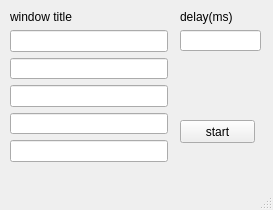
<?xml version="1.0" encoding="UTF-8"?>
<ui version="4.0">
 <class>MainWindow</class>
 <widget class="QMainWindow" name="MainWindow">
  <property name="geometry">
   <rect>
    <x>0</x>
    <y>0</y>
    <width>273</width>
    <height>210</height>
   </rect>
  </property>
  <property name="windowTitle">
   <string>auto treo quang</string>
  </property>
  <widget class="QWidget" name="centralwidget">
   <widget class="QWidget" name="verticalLayoutWidget_2">
    <property name="geometry">
     <rect>
      <x>180</x>
      <y>10</y>
      <width>81</width>
      <height>41</height>
     </rect>
    </property>
    <layout class="QVBoxLayout" name="verticalLayout_2">
     <item>
      <widget class="QLabel" name="label_2">
       <property name="text">
        <string>delay(ms)</string>
       </property>
      </widget>
     </item>
     <item>
      <widget class="QLineEdit" name="delayLine"/>
     </item>
    </layout>
   </widget>
   <widget class="QWidget" name="verticalLayoutWidget">
    <property name="geometry">
     <rect>
      <x>10</x>
      <y>10</y>
      <width>158</width>
      <height>152</height>
     </rect>
    </property>
    <layout class="QVBoxLayout" name="verticalLayout">
     <item>
      <widget class="QLabel" name="label">
       <property name="text">
        <string>window title</string>
       </property>
      </widget>
     </item>
     <item>
      <widget class="QLineEdit" name="lineEdit1"/>
     </item>
     <item>
      <widget class="QLineEdit" name="lineEdit2"/>
     </item>
     <item>
      <widget class="QLineEdit" name="lineEdit3"/>
     </item>
     <item>
      <widget class="QLineEdit" name="lineEdit4"/>
     </item>
     <item>
      <widget class="QLineEdit" name="lineEdit5"/>
     </item>
    </layout>
   </widget>
   <widget class="QPushButton" name="startBtn">
    <property name="geometry">
     <rect>
      <x>180</x>
      <y>120</y>
      <width>75</width>
      <height>23</height>
     </rect>
    </property>
    <property name="text">
     <string>start</string>
    </property>
   </widget>
  </widget>
  <widget class="QMenuBar" name="menubar">
   <property name="geometry">
    <rect>
     <x>0</x>
     <y>0</y>
     <width>273</width>
     <height>21</height>
    </rect>
   </property>
  </widget>
  <widget class="QStatusBar" name="statusbar"/>
 </widget>
 <resources/>
 <connections/>
</ui>
